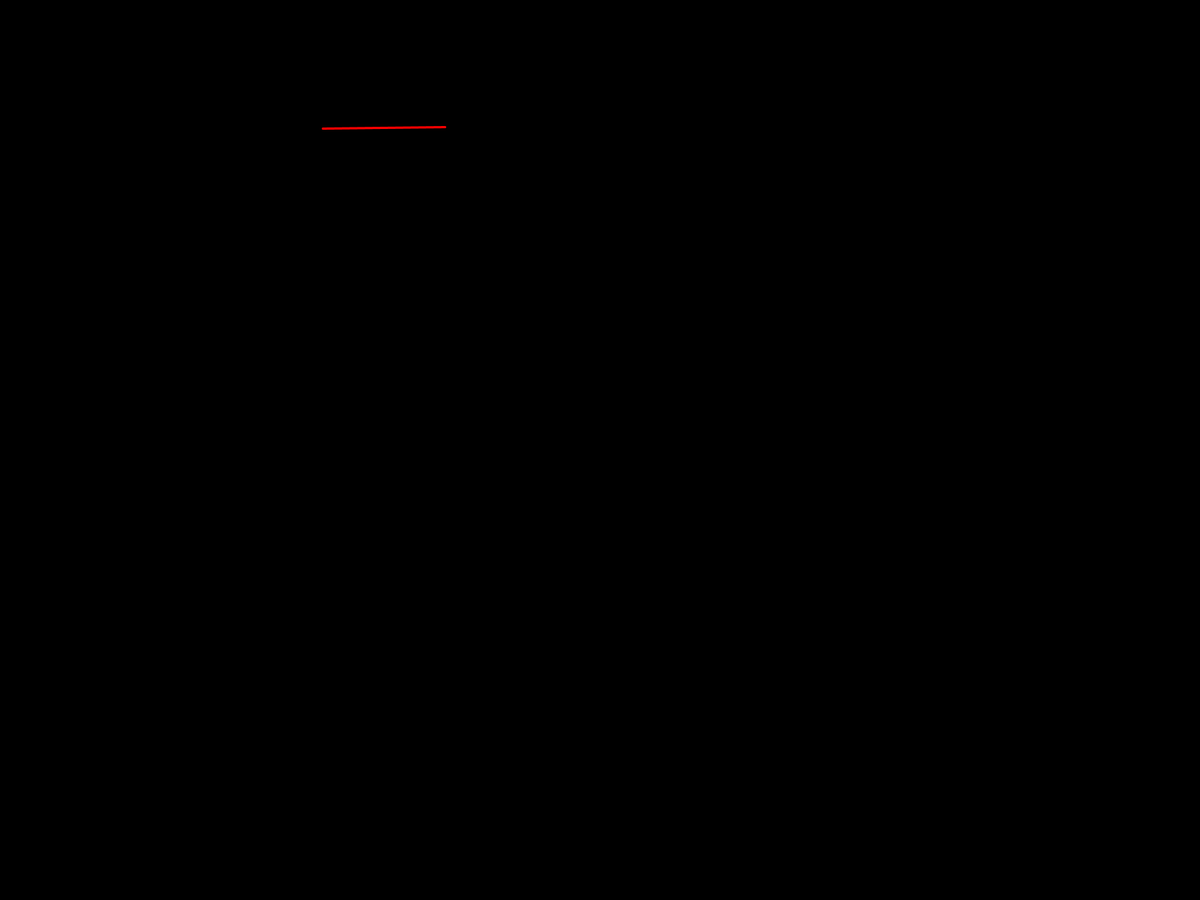
Frame 1 (no input)
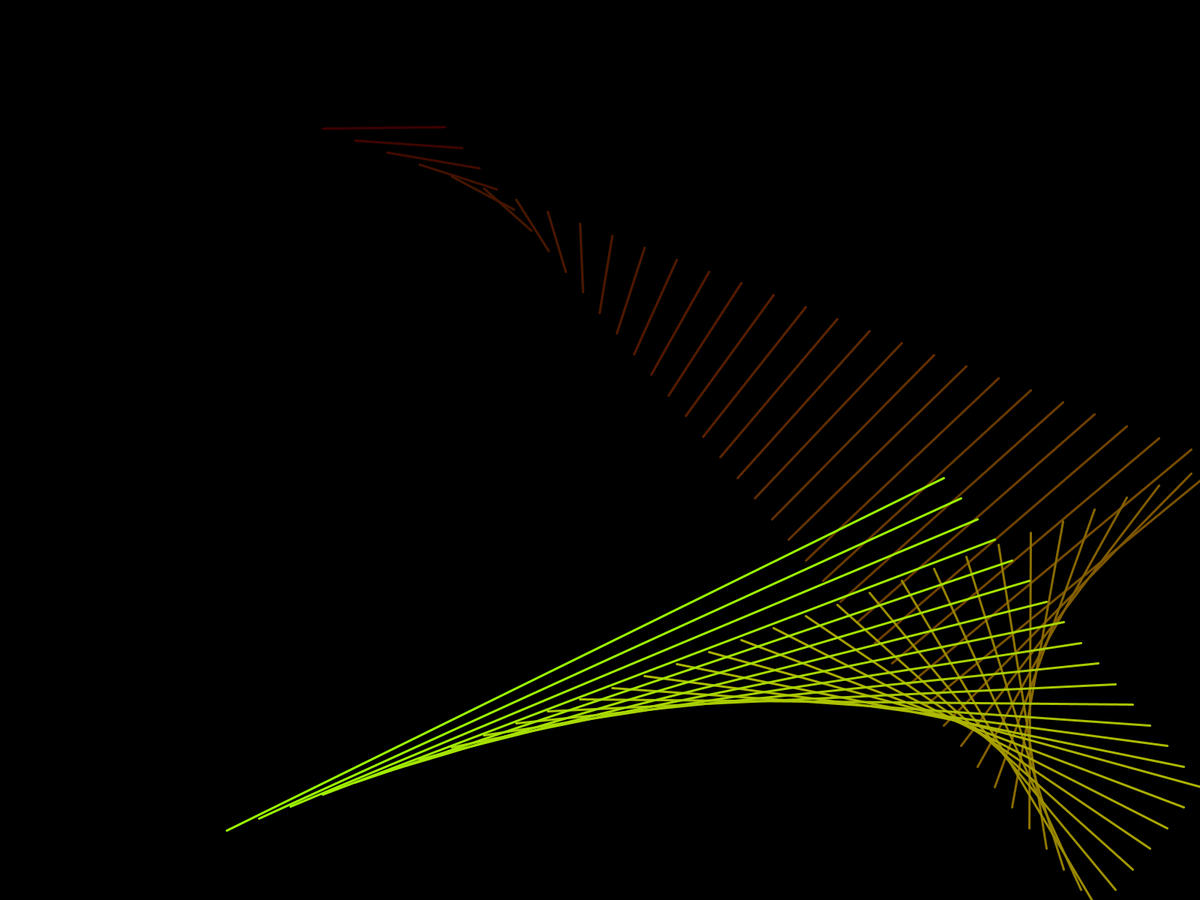
Frame 60 (the mouse pressed at the canvas centre just before this capture)
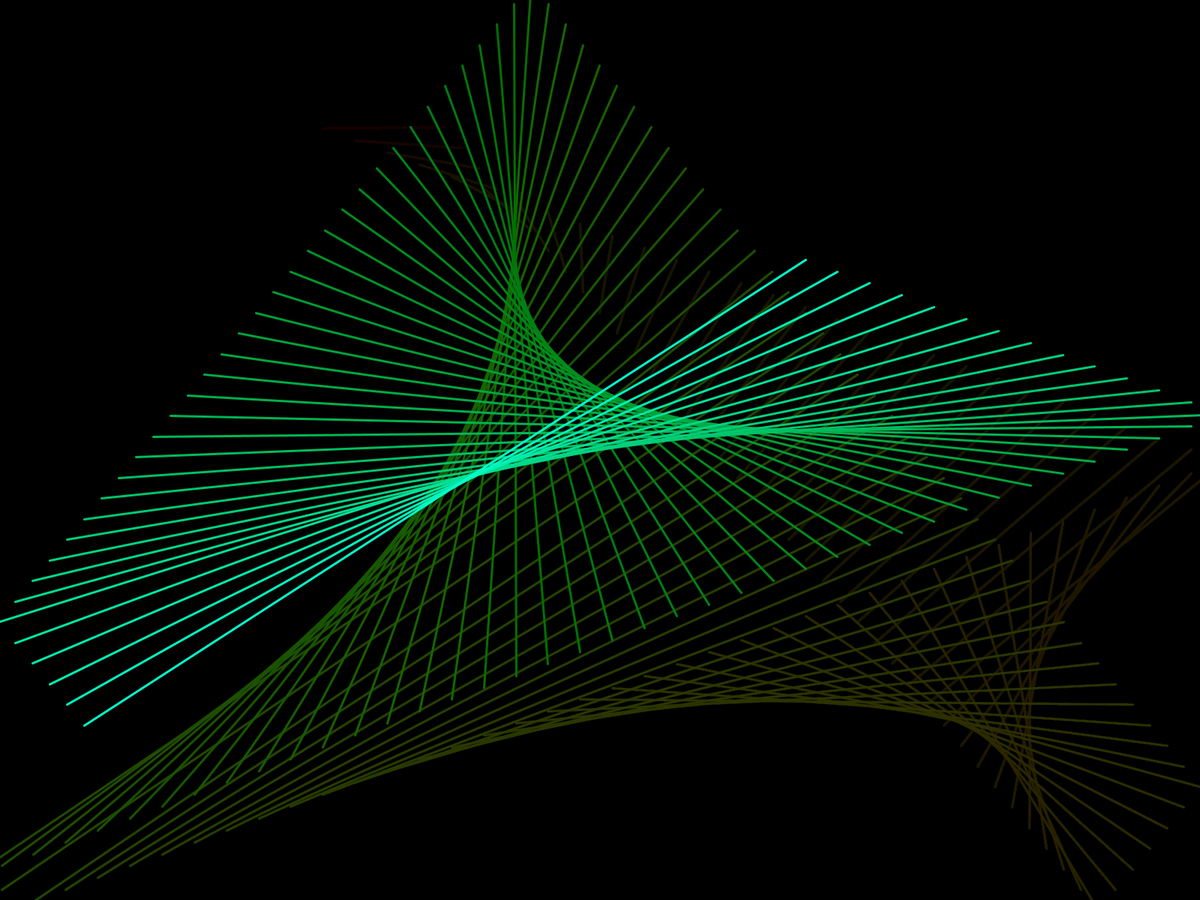
Frame 120 (the mouse held since frame 60 and released just before this capture)

The Processing sketch that drew these frames (run headless with seeded random() and noise(); from frame 60 on, the mouse is pressed at the canvas centre):

// Processing sketch: Old_moving_lines
// ── Old_moving_lines.pde
float x1 = random(0, 600);
float y1 = random(0, 600);
float x2 = random(0, 600);
float y2 = random(0, 600);

float dx1 = random(50);
float dy1 = random(50);
float dx2 = random(50);
float dy2 = random(50);

int k = 0;

void setup()
{
  fullScreen();
  //size(600, 600);
  colorMode(HSB);
  background(0);
  strokeWeight(3);
}

void draw()
{
  noStroke();
  fill(0, 6);
  rect(0, 0, width, height);
  
  x1 += dx1;
  y1 += dy1;
  x2 += dx2;
  y2 += dy2;
  
  if (x1 < 0 || x1 > width)
    dx1 = -dx1;
  if (y1 < 0 || y1 > height)
    dy1 = -dy1;
  if (x2 < 0 || x2 > width)
    dx2 = -dx2;
  if (y2 < 0 || y2 > height)
    dy2 = -dy2;
  
  stroke(color(k, 255, 255));
  line(x1, y1, x2, y2);
  
  k = (k + 1) % 256;
}
